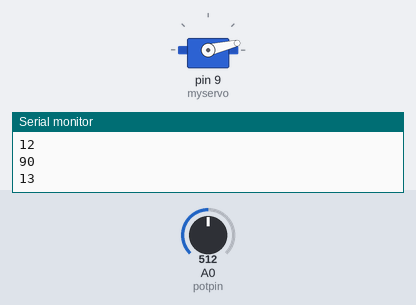
Bench run of a sketch on a simulated Arduino Uno, built with avr-gcc and run on an emulated ATmega328P. Shown: servo, the last lines printed to the serial monitor. The test bench sets the inputs (shaded band); at power-on: A0 (potpin) = 512.

Above: at 1.25 s.
1.3 s: A0 (potpin) set to 501
4.3 s: A0 (potpin) set to 306
At 6.78 s:
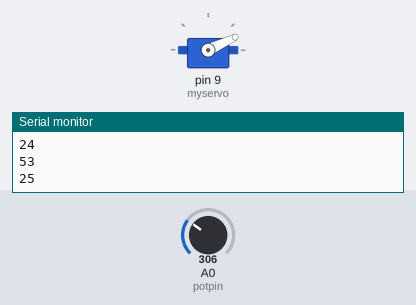
7.3 s: A0 (potpin) set to 170
10.3 s: A0 (potpin) set to 157
At 14.31 s:
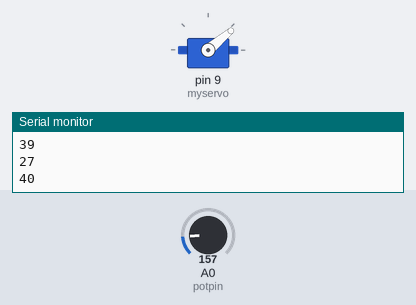
At 16.32 s:
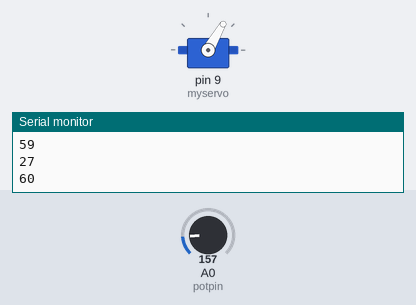
Timing chart, 0 to 25.9 s (numbered marks = the images above; inputs shaded):
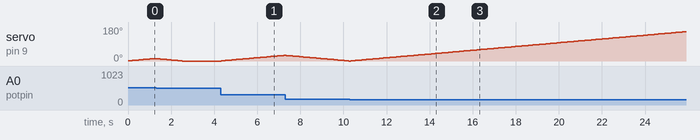

Measured:
- the behaviour switches between 165 and 164 on A0 (potpin) (found by bisection; images 1 and 2)
- after the input at 4.3 s, servo on pin 9 (myservo): moves from 0° to 30° over 2.9 s, starting at once
- after the input at 10.3 s, servo on pin 9 (myservo): moves from 0° to 155° over 15.5 s, starting after 0.05 s

The sketch:

demo2.ino
```cpp
/*
 Controlling a servo position using a potentiometer (variable resistor)
 by Michal Rinott <http://people.interaction-ivrea.it/m.rinott>

 modified on 8 Nov 2013
 by Scott Fitzgerald
 http://www.arduino.cc/en/Tutorial/Knob
*/

#include <Servo.h>

Servo myservo;  // create servo object to control a servo

int potpin = 0;  // analog pin used to connect the potentiometer
int val, last = 0;    // variable to read the value from the analog pin
int direct = 1, degree = 0;

void setup() {
  Serial.begin(9600);
  myservo.attach(9);  // attaches the servo on pin 9 to the servo object
}

void loop() {
  val = analogRead(potpin);            // reads the value of the potentiometer (value between 0 and 1023)
  val = map(val, 0, 1023, 0, 180);     // scale it to use it with the servo (value between 0 and 180)
  Serial.println(val);
  if (val < last){
    direct ^= 1;
  }
  last = val;
  if(direct == 1) degree += 1;
  else degree -= 1;
  if(degree < 0) degree = 0;
  else if (degree > 180) degree = 180;
  Serial.println(degree);
  myservo.write(degree);                  // sets the servo position according to the scaled value
  delay(100);                           // waits for the servo to get there
}
```
